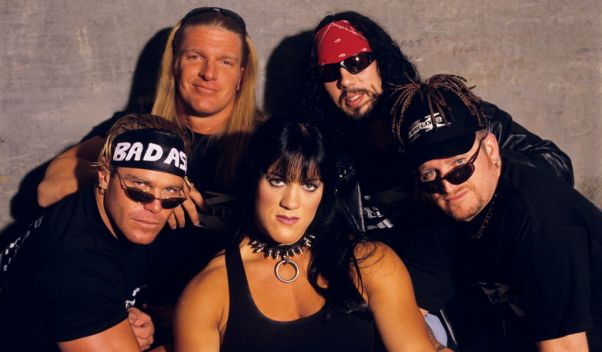
#> input picture dx.jpg, 602 x 352 px
$ python 47_basic_transformations.py
#> lines starting #> are read from the running program, lines starting #| are printed output that depends on the picture
from PIL import Image

dx = Image.open("dx.jpg")
#> dx is the input picture: PIL image 602x352 RGB; mean R, G, B 81.8, 59.3, 59.3
square_dx = dx.resize((250, 250))
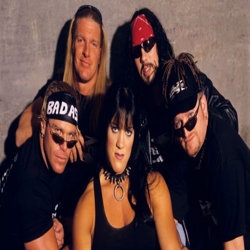
#> square_dx: PIL image 250x250 RGB; mean R, G, B 81.8, 59.3, 59.3
flip_dx = dx.transpose(Image.FLIP_LEFT_RIGHT)
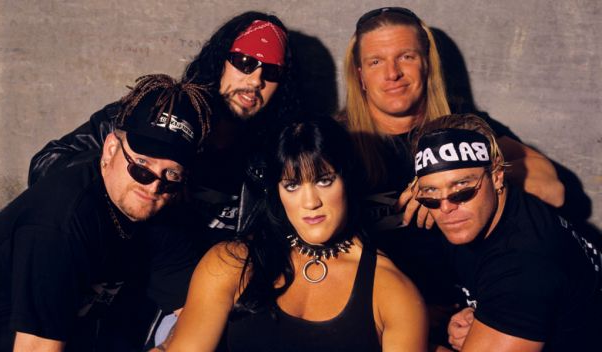
#> flip_dx: PIL image 602x352 RGB; mean R, G, B 81.8, 59.3, 59.3
spin_dx = dx.transpose(Image.ROTATE_90)
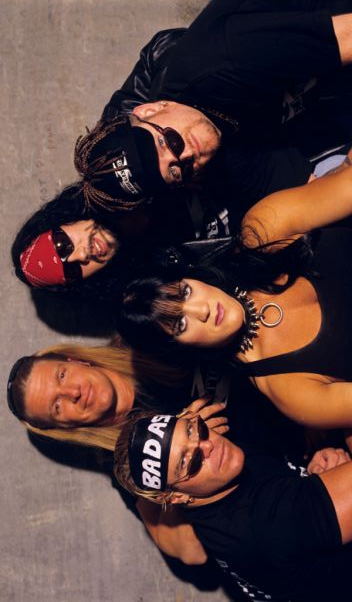
#> spin_dx: PIL image 352x602 RGB; mean R, G, B 81.8, 59.3, 59.3

dx.show()
square_dx.show()
flip_dx.show()
spin_dx.show()
